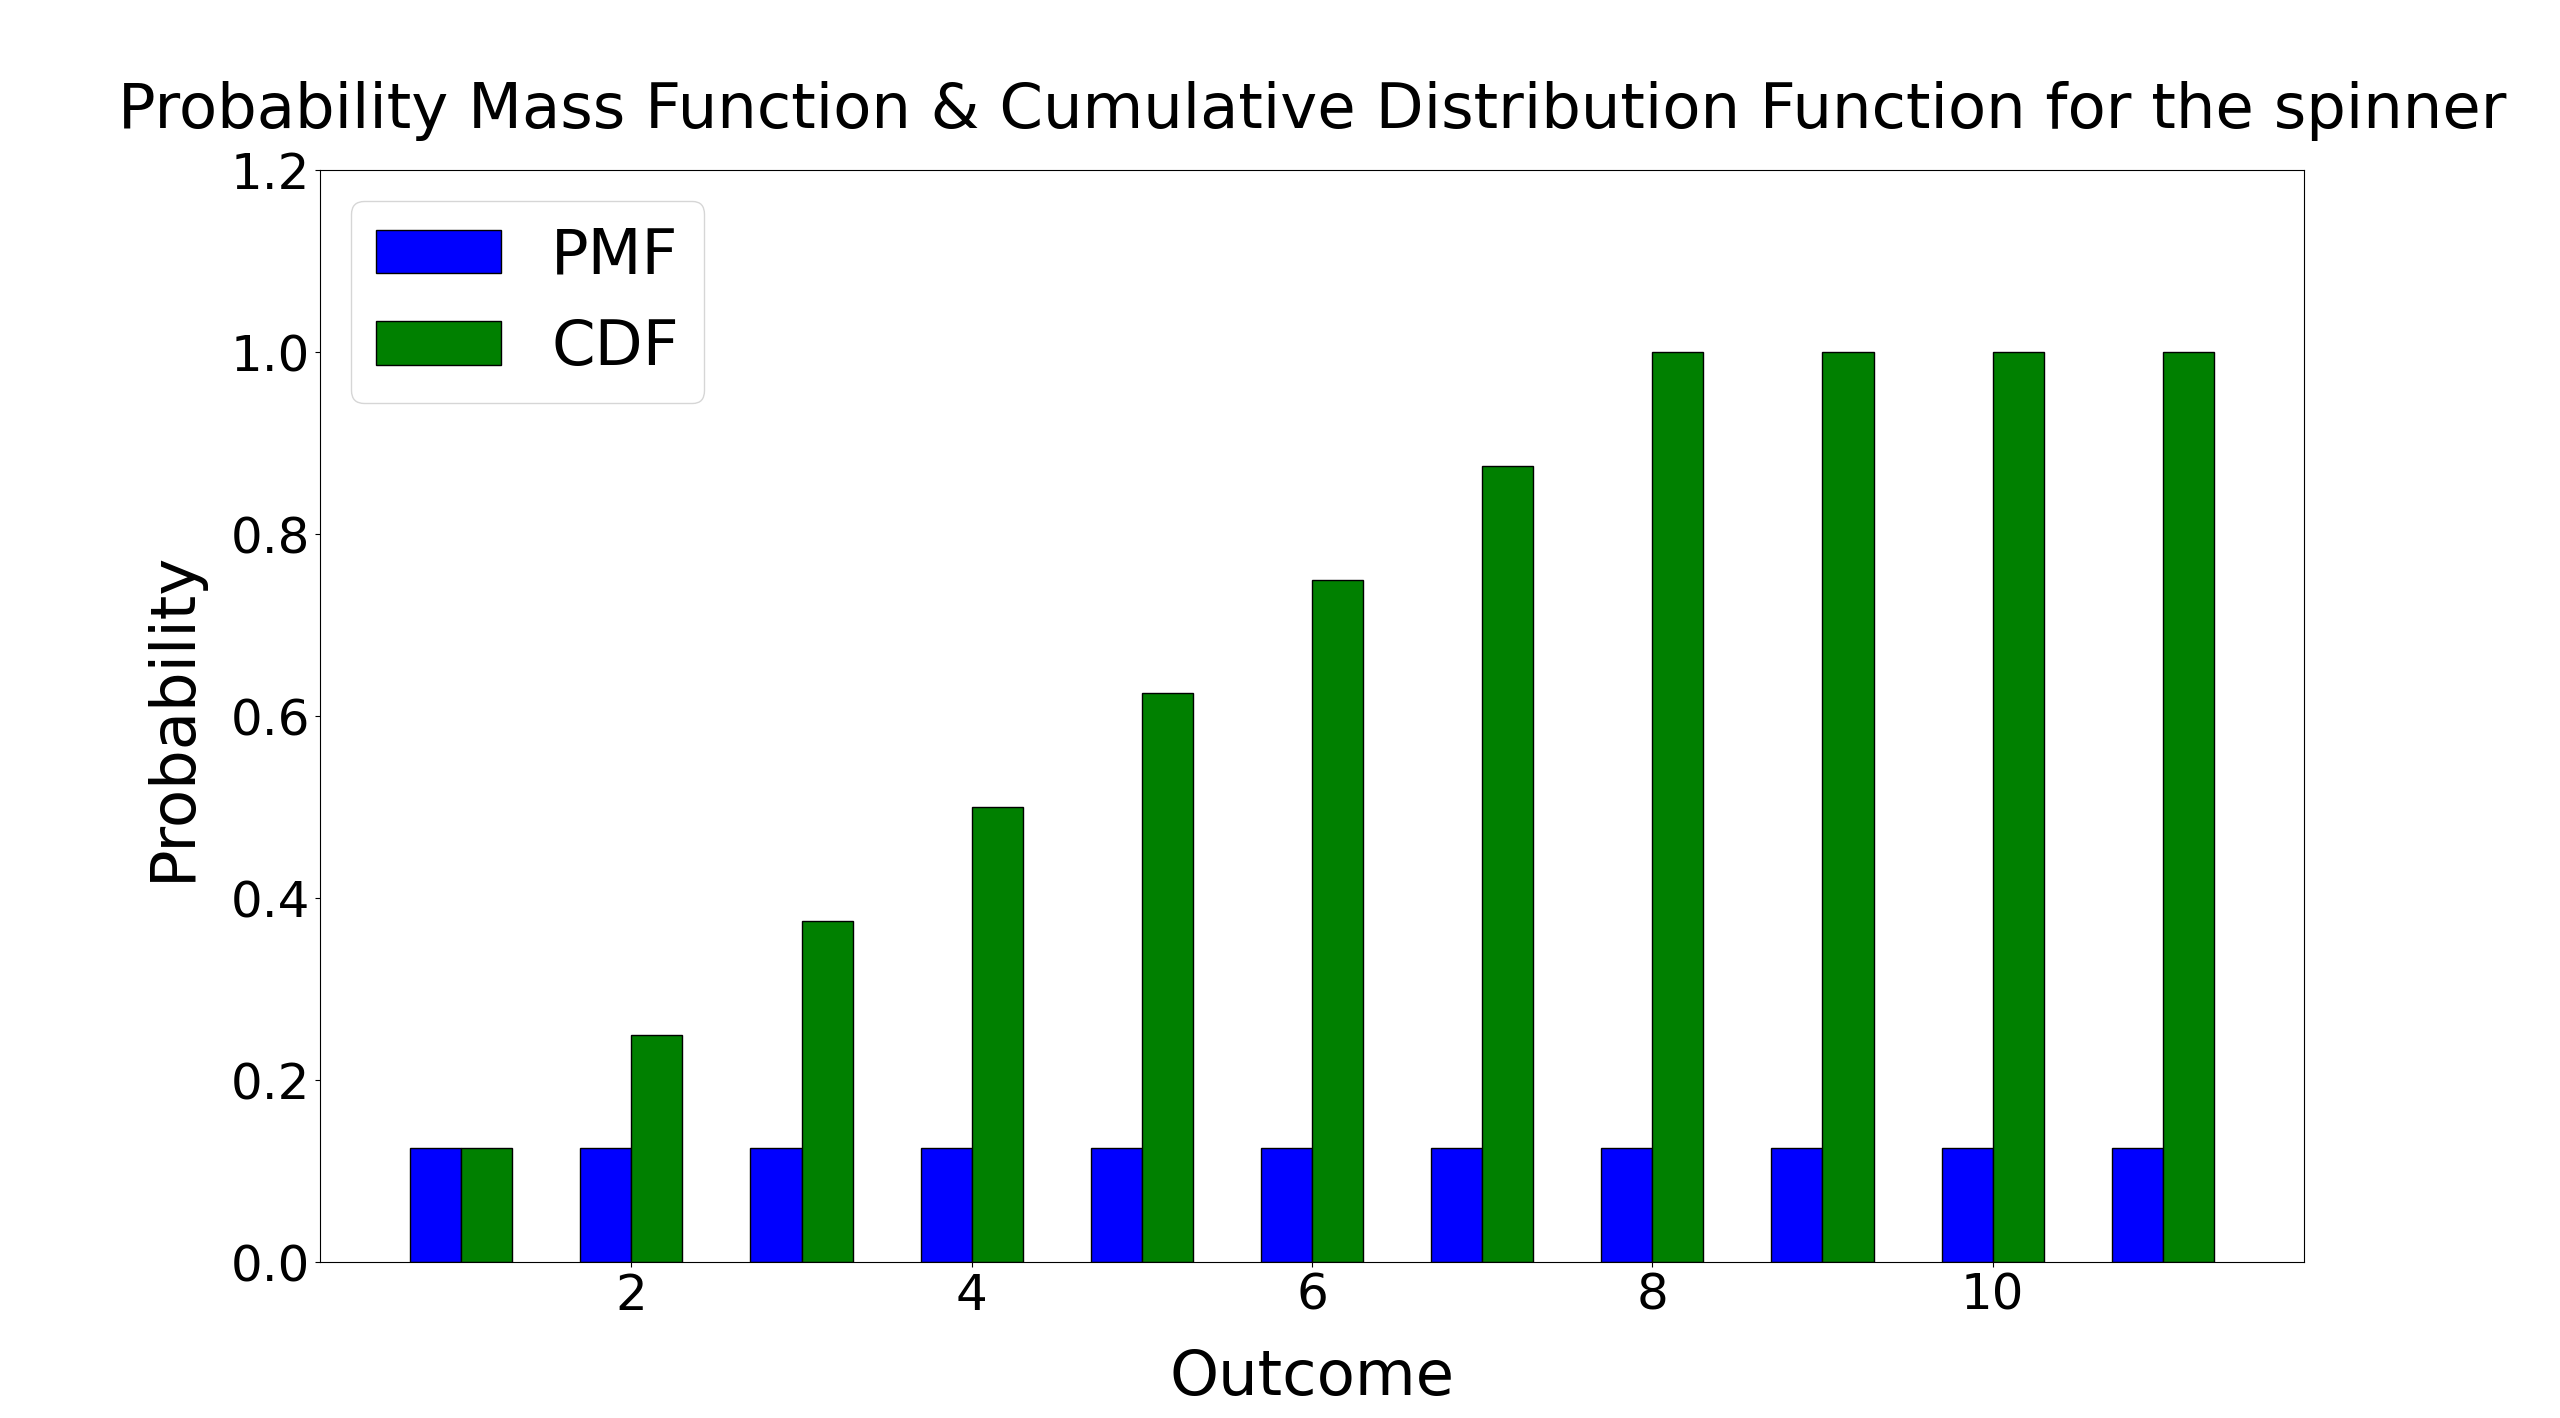

Source code (Python):
import numpy as np
import matplotlib.pyplot as plt

n=11
pmf = np.full((n,), 1/8)
cdf = np.cumsum(pmf)
for i in range(8,n):
    cdf[i] = 1

plt.bar(np.arange(1, n+1)-0.15, pmf, color = 'b', width = 0.3, edgecolor = 'black', label='PMF')
plt.bar(np.arange(1, n+1)+0.15, cdf, color = 'g', width = 0.3, edgecolor = 'black', label='CDF')

plt.xlabel('Outcome', fontsize="45", labelpad=20)
plt.ylabel('Probability', fontsize="45", labelpad=20)
plt.xticks(fontsize=36)
plt.yticks(fontsize=36)
plt.ylim([0, 1.2])
plt.title('Probability Mass Function & Cumulative Distribution Function for the spinner', fontsize="45", pad=30)
plt.legend(fontsize="45")
plt.show()
